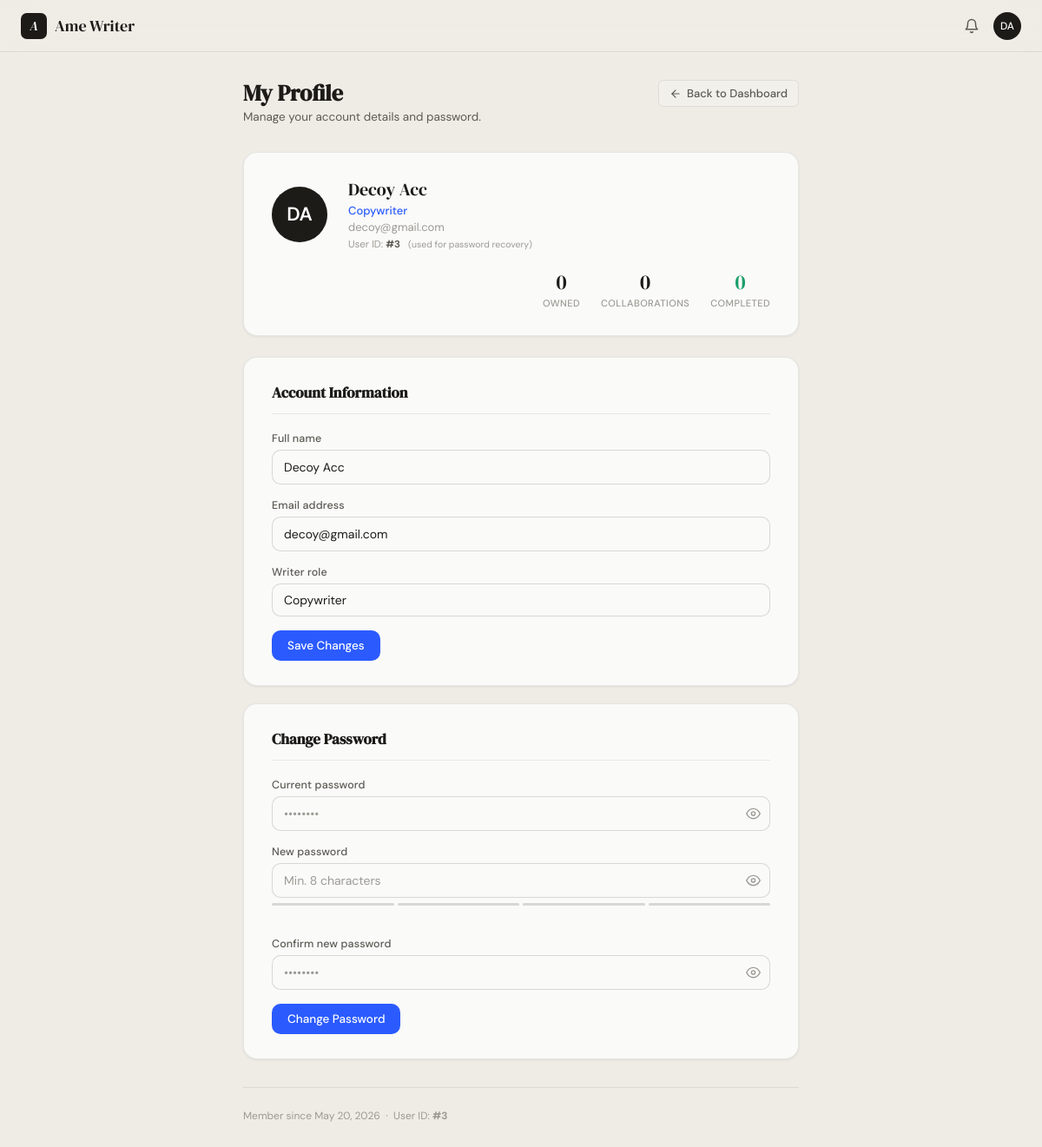
Screenshot of /profile.php (signed in) with the database file from the repository.
### tables this page shows
CREATE TABLE `users` (
  `id` int(11) NOT NULL,
  `name` varchar(100) NOT NULL,
  `email` varchar(150) NOT NULL,
  `password_hash` varchar(255) NOT NULL,
  `role` enum('speechwriter','ghostwriter','copywriter','journalist') DEFAULT 'copywriter',
  `is_active` tinyint(1) DEFAULT 1,
  `created_at` datetime DEFAULT current_timestamp(),
  `updated_at` datetime DEFAULT current_timestamp() ON UPDATE current_timestamp(),
  `settings` text DEFAULT NULL
);

### profile.php (the view, shortened to what this page needs)
<?php
$db      = getDB();
$user_id = (int) $_SESSION['user_id'];
$stmt = $db->prepare('SELECT id, name, email, role, created_at FROM users WHERE id=?');
$stmt->execute([$user_id]);
$user = $stmt->fetch();
$stmt = $db->prepare('SELECT COUNT(*) FROM projects WHERE owner_id=?');
$stmt->execute([$user_id]);
$owned = (int) $stmt->fetchColumn();
$stmt = $db->prepare('SELECT COUNT(DISTINCT pc.project_id) FROM project_collaborators pc
                      JOIN projects p ON p.id = pc.project_id
                      WHERE pc.user_id=? AND p.owner_id != ?');
$stmt->execute([$user_id, $user_id]);
$collab_count = (int) $stmt->fetchColumn();
$stmt = $db->prepare('SELECT COUNT(*) FROM projects p
                      JOIN project_collaborators pc ON pc.project_id=p.id
                      WHERE pc.user_id=? AND p.status="complete"');
$stmt->execute([$user_id]);
$completed = (int) $stmt->fetchColumn();
function prof_initials(string $name): string {
    $parts = explode(' ', trim($name));
    $i = strtoupper(substr($parts[0],0,1));
    if (count($parts)>1) $i .= strtoupper(substr($parts[count($parts)-1],0,1));
    return $i;
}
?>
<!DOCTYPE html>
<html lang="en">
<head>
  <link rel="stylesheet" href="style.css" />
</head>
<body class="dashboard-body">
<?php include 'nav.php'; ?>
<div class="app-body app-body-centered">
  <main class="main-content" style="max-width:720px;margin-left:auto;margin-right:auto">
    <div class="page-header">
      <div>
        <h2>My Profile</h2>
        <p>Manage your account details and password.</p>
      </div>
      <a href="dashboard.php" class="btn-back-prominent">
        <svg style="width:14px;height:14px;stroke:currentColor;fill:none;stroke-width:2;stroke-linecap:round;stroke-linejoin:round"><use href="#i-arrow-l"/></svg>
        Back to Dashboard
      </a>
    </div>
    <div class="profile-hero">
      <div class="profile-avatar-lg"><?= htmlspecialchars(prof_initials($user['name'])) ?></div>
      <div>
        <div class="profile-name"><?= htmlspecialchars($user['name']) ?></div>
        <div class="profile-role"><?= htmlspecialchars($role_labels[$user['role']] ?? ucfirst($user['role'])) ?></div>
        <div class="profile-email"><?= htmlspecialchars($user['email']) ?></div>
        <div style="margin-top:4px;font-size:11.5px;color:var(--ink-3)">
          User ID: <strong style="color:var(--ink-2)">#<?= (int)$user['id'] ?></strong>
          <span style="margin-left:6px;font-size:10.5px;color:var(--ink-3)">(used for password recovery)</span>
        </div>
      </div>
      <div class="profile-stats">
        <div class="profile-stat"><span class="profile-stat-val"><?= $owned ?></span><span class="profile-stat-label">Owned</span></div>
        <div class="profile-stat"><span class="profile-stat-val"><?= $collab_count ?></span><span class="profile-stat-label">Collaborations</span></div>
        <div class="profile-stat"><span class="profile-stat-val green"><?= $completed ?></span><span class="profile-stat-label">Completed</span></div>
      </div>
    </div>
    <div class="profile-section">
      <h3 class="profile-section-title">Account Information</h3>
      <form method="POST" action="profile.php">
        <div class="field">
          <label for="name">Full name</label>
          <input type="text" id="name" name="name" value="<?= htmlspecialchars($user['name']) ?>" required />
        </div>
        <div class="field">
          <label for="email">Email address</label>
          <input type="email" id="email" name="email" value="<?= htmlspecialchars($user['email']) ?>" required />
        </div>
        <div class="field">
          <label for="role">Writer role</label>
          <select id="role" name="role">
            <option value="copywriter"   <?= $user['role']==='copywriter'  ?'selected':'' ?>>Copywriter</option>
          </select>
        </div>
        <button class="btn-accent" type="submit" style="width:auto">Save Changes</button>
      </form>
    </div>
    <div class="profile-section">
      <h3 class="profile-section-title">Change Password</h3>
      <form method="POST" action="profile.php">
        <div class="field">
          <label for="current_password">Current password</label>
          <div class="pw-wrap">
            <input type="password" id="current_password" name="current_password" placeholder="••••••••" required />
            <button class="pw-toggle" onclick="togglePw('current_password',this)" type="button"><svg><use href="#i-eye"/></svg></button>
          </div>
        </div>
        <div class="field">
          <label for="new_password">New password</label>
          <div class="pw-wrap">
            <input type="password" id="new_password" name="new_password" placeholder="Min. 8 characters"
                   oninput="checkStrength(this.value)" required />
            <button class="pw-toggle" onclick="togglePw('new_password',this)" type="button"><svg><use href="#i-eye"/></svg></button>
          </div>
          <div class="strength-bar">
            <div class="s-seg" id="s0"></div><div class="s-seg" id="s1"></div>
            <div class="s-seg" id="s2"></div><div class="s-seg" id="s3"></div>
          </div>
          <p class="pw-hint" id="str-label"></p>
        </div>
        <div class="field">
          <label for="confirm_password">Confirm new password</label>
          <div class="pw-wrap">
            <input type="password" id="confirm_password" name="confirm_password" placeholder="••••••••" required />
            <button class="pw-toggle" onclick="togglePw('confirm_password',this)" type="button"><svg><use href="#i-eye"/></svg></button>
          </div>
        </div>
        <button class="btn-accent" type="submit" style="width:auto">Change Password</button>
      </form>
    </div>
    <div style="margin-top:2rem;padding-top:1.5rem;border-top:1px solid var(--border);">
      <p style="font-size:12px;color:var(--ink-3)">
        Member since <?= (new DateTime($user['created_at']))->format('F j, Y') ?>
        &nbsp;·&nbsp; User ID: <strong>#<?= (int)$user['id'] ?></strong>
      </p>
    </div>
  </main>
</div>
</body>
</html>

### rows the page displays
users: name "DA", name "Decoy Acc", role "Copywriter", email "decoy@gmail.com", id "3", created_at "May 20, 2026"

### other values shown
nav_initials($_SESSION['user_name']) "DA"
$owned "0"
$collab_count "0"
$completed "0"
